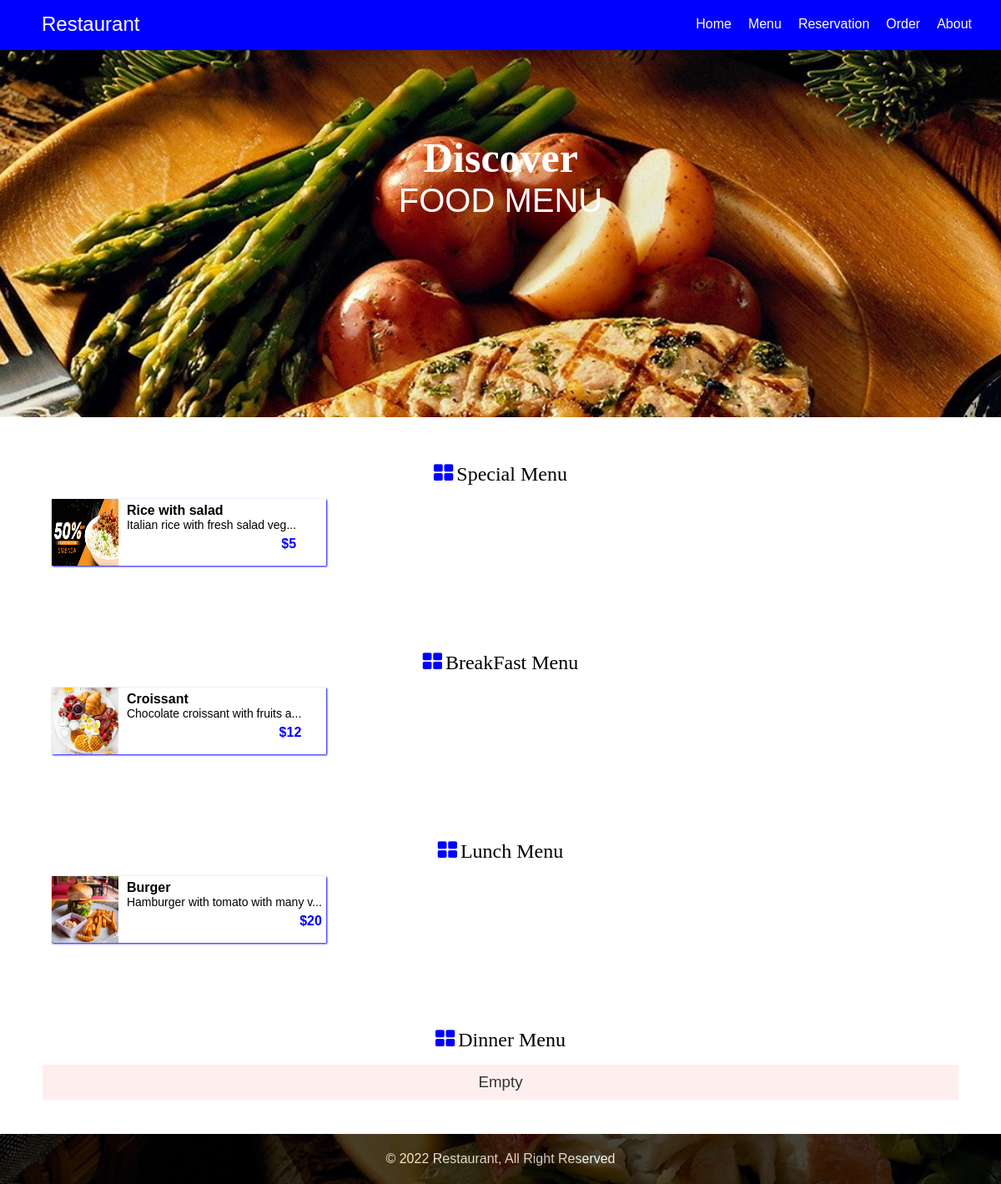
Page /menu.php on the committed database.
### tables this page shows
CREATE TABLE `food` (
  `id` int(11) NOT NULL,
  `food_name` varchar(255) NOT NULL,
  `food_category` varchar(255) NOT NULL,
  `food_price` varchar(255) NOT NULL,
  `food_description` text NOT NULL
);

### menu.php (the view, shortened to what this page needs)
<?php
	require "admin/includes/db.php";
	$bfast = "";
	$lunch = "";
	$dinner = "";
	$special = "";
	$get_recent = $db->query("SELECT * FROM food");
	if($get_recent->num_rows) {
		while($row = $get_recent->fetch_assoc()) {
			if($row['food_category'] == "special") {
				$special .= "<div class='parallax_item'>
							<a href='detail.php?fid=".$row['id']."'><img src='image/FoodPics/".$row['id'].".jpg' width='80px' height='80px' />
							<div class='detail'>
								<h4>".$row['food_name']."</h4>
								<p class='desc'>".substr($row['food_description'], 0, 33)."...</p>
								<p class='price'>$".$row['food_price']."</p>
							</div>
							<p class='clear'></p>
							</a>
						</div>";
			}elseif($row['food_category'] == "breakfast") {
				$bfast .= "<div class='parallax_item'>
							<a href='detail.php?fid=".$row['id']."'><img src='image/FoodPics/".$row['id'].".jpg' width='80px' height='80px' />
							<div class='detail'>
								<h4>".$row['food_name']."</h4>
								<p class='desc'>".substr($row['food_description'], 0, 33)."...</p>
								<p class='price'>$".$row['food_price']."</p>
							</div>
							<p class='clear'></p>
							</a>
						</div>";
			}elseif($row['food_category'] == "lunch") {
				$lunch .=	"<div class='parallax_item'>
							<a href='detail.php?fid=".$row['id']."'><img src='image/FoodPics/".$row['id'].".jpg' width='80px' height='80px' />
							<div class='detail'>
								<h4>".$row['food_name']."</h4>
								<p class='desc'>".substr($row['food_description'], 0, 33)."...</p>
								<p class='price'>$".$row['food_price']."</p>
							</div>
							<p class='clear'></p>
							</a>
						</div>";
			}
			}
		}
?>
<!Doctype html>
<html lang="en">
<head>
<link rel="stylesheet" href="css/main.css" />
</head>
<body>
<?php require "includes/header.php"; ?>
<div class="parallax" onclick="remove_class()">
	<div class="parallax_head">
		<h2>Discover</h2>
		<h3>FOOD MENU</h3>
	</div>
</div>
<div class="content" onclick="remove_class()">
	<div class="inner_content on_parallax">
		<h2><span class="fresh">Special Menu</span></h2>
		<div class="parallax_content">
			<?php echo ($special == "") ? "<h3 style=' text-align: center; font-weight: lighter; padding: 10px 0px; background: #ffeeee; color: #333;'>Empty</h3>" : $special; ?>
		</div>
	</div>
</div>
<div class="content" onclick="remove_class()">
	<div class="inner_content on_parallax">
		<h2><span class="fresh">BreakFast Menu</span></h2>
		<div class="parallax_content">
			<?php echo ($bfast == "") ? "<h3 style=' text-align: center; font-weight: lighter; padding: 10px 0px; background: #ffeeee; color: #333;'>Empty</h3>" : $bfast; ?>
		</div>
	</div>
</div>
<div class="content" onclick="remove_class()">
	<div class="inner_content on_parallax">
		<h2><span class="fresh">Lunch Menu</span></h2>
		<div class="parallax_content">
			<?php echo ($lunch == "") ? "<h3 style=' text-align: center; font-weight: lighter; padding: 10px 0px; background: #ffeeee; color: #333;'>Empty</h3>" : $lunch; ?>
		</div>
	</div>
</div>
<div class="content" onclick="remove_class()">
	<div class="inner_content on_parallax">
		<h2><span class="fresh">Dinner Menu</span></h2>
		<div class="parallax_content">
			<?php echo ($dinner == "") ? "<h3 style=' text-align: center; font-weight: lighter; padding: 10px 0px; background: #ffeeee; color: #333;'>Empty</h3>" : $dinner; ?>
		</div>
	</div>
</div>
<div class="footer_parallax" onclick="remove_class()">
	<div class="on_footer_parallax">
		<p style="color: white;">&copy; 2022 Restaurant, All Right Reserved</p>
	</div>
</div>
</body>
</html>

### css/main.css (style rules this page uses)
* { margin: 0; padding: 0; box-sizing: border-box; }
body { font-family: Arial, Helvetica, san-serif, tahoma; }
div.parallax { background-image: url("../image/dish_2.jpg"); background-attachment: fixed; height: 500px; background-repeat: no-repeat; background-position: center; background-size: cover; width: 100%; }
div.parallax_head { opacity: 3; color: #fff; text-align: center; text-shadow:#0000ff; height: 370px; padding: 10px; }
div.on_parallax { background: #fff; opacity: 3; color: #000; text-align: center; height: 800px; padding: 10px; }
div.on_parallax h2 { color: #000; margin: 15px auto; font-weight: 400; font-family: cursive; }
span.fresh:before { content: '\f009'; font-family: FontAwesome; color: #0000ff; font-size: 25px; margin-right: 4px; }
div.parallax_content { max-width: 1100px; height: auto; padding: 1px; margin: 0 auto; }
div.parallax_item { float: left; margin-left: 1%; width: 30%; background: #fff; height: auto; box-shadow: 1px 1px 2px #0000ff; margin-bottom: 7px; }
div.parallax_item a { text-decoration: none; color: #000; }
div.parallax_item img { float: left; margin-right: 5px; }
div.detail { padding: 5px; text-align: left; float:left; }
div.detail p.desc { font-size: 14px; }
div.detail p.price { text-align: right; line-height: 30px; color: #0000ff; font-weight: bold; }
div.parallax_head h2 { margin-top: 150px; font-family: lucida handwriting; text-transform: capitalize; font-size: 50px; }
div.parallax_head h3 { font-size: 40px; font-family: sans-serif; font-weight: 200; }
div.content { background: #fff; color: #000; padding: 20px 15px; height: auto; display: block; }
div.inner_content { max-width: 1200px; height: auto; padding: 20px; margin: 0 auto; }
div.footer_parallax { background-image: url("../image/dish_2.jpg"); background-attachment: fixed; height: 60px; background-repeat: no-repeat; background-position: center; background-size: cover; width: 100%; }
div.on_footer_parallax { background: #000; opacity: 0.7; color: #fff; text-align: center; height: 60px; padding: 10px; text-align: center; }
div.on_footer_parallax p { line-height: 40px; }

### rows in the picture
food: food_name "Rice with salad", food_description "Italian rice with fresh salad veg", food_price "5"
food: food_name "Croissant", food_description "Chocolate croissant with fruits a", food_price "12"
food: food_name "Burger", food_description "Hamburger with tomato with many v", food_price "20"
